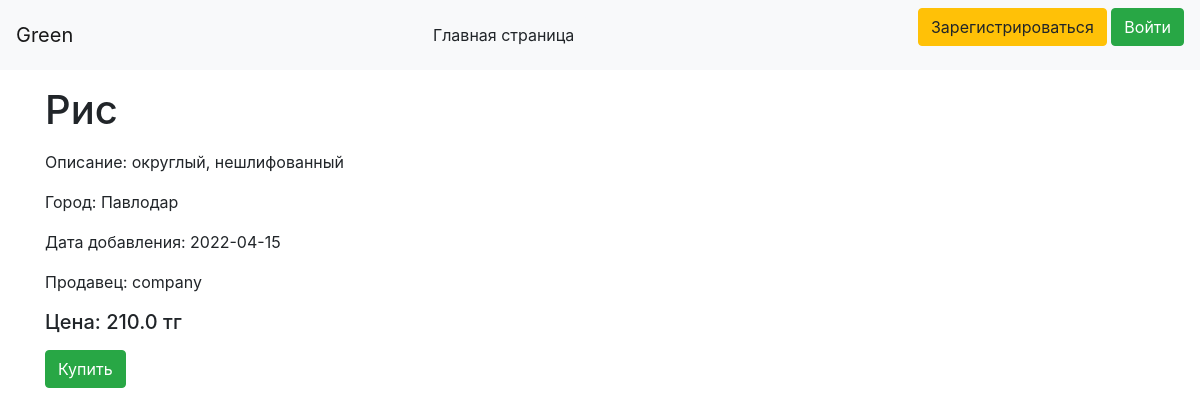
The app's page /products/2 with its own data.
### data/product.py (models this page shows)
class Products(SqlAlchemyBase):
    __tablename__ = 'products'
    id = sqlalchemy.Column(sqlalchemy.Integer,
                           primary_key=True, autoincrement=True)
    title = sqlalchemy.Column(sqlalchemy.String, nullable=True)
    description = sqlalchemy.Column(sqlalchemy.String, nullable=True)
    city = sqlalchemy.Column(sqlalchemy.String, nullable=True)
    price = sqlalchemy.Column(sqlalchemy.Float, nullable=True)
    created_date = sqlalchemy.Column(sqlalchemy.String, nullable=False)
    company_id = sqlalchemy.Column(sqlalchemy.Integer,
                                   sqlalchemy.ForeignKey("users.id"))
    company = orm.relation('User')

### data/users.py (models this page shows, shortened)
class User(SqlAlchemyBase, UserMixin, SerializerMixin):
    __tablename__ = 'users'
    id = sqlalchemy.Column(sqlalchemy.Integer,
                           primary_key=True, autoincrement=True)
    login = sqlalchemy.Column(sqlalchemy.String, nullable=True)
    email = sqlalchemy.Column(sqlalchemy.String,
                              index=True, unique=True, nullable=True)
    hashed_password = sqlalchemy.Column(sqlalchemy.String, nullable=True)
    created_date = sqlalchemy.Column(sqlalchemy.DateTime,
                                     default=datetime.datetime.now)
    is_company = sqlalchemy.Column(sqlalchemy.Boolean)

### data/products_blueprint.py (the view)
@blueprint.route('/products/<int:id>')
def open_product(id):
    global product_list
    product_list.clear()
    db_sess = db_session.create_session()
    products = db_sess.query(Products).get(id)
    users = db_sess.query(User).get(products.company_id)
    product_list.append(products.title)
    product_list.append(str(datetime.datetime.now())[0:10])
    if not products:
        return jsonify({'error': 'Not found'})
    return render_template('one_product.html', products=products, users=users)

### data/db_session.py (called while the page is built)
def create_session() -> Session:
    global __factory
    return __factory()

### templates/one_product.html (shortened to what this page needs)
{% extends "base.html" %}
{% block content %}
<p><h1>{{ products.title }}</h1><p>
<div>
    <p>Описание: {{ products.description }}
</div>
<div>
    <p>Город: {{ products.city }}
</div>
<div>
    <p>Дата добавления: {{ products.created_date[0:10] }}
</div>
<div>
    <p>Продавец: {{ users.login }}
</div>
<div>
    <p><h5>Цена: {{ products.price }} тг</h5>
</div>
{% if current_user.is_company != True %}
<div><a class="btn btn-success" href="/add_to_basket">Купить</a></div>
{% endif %}
{% endblock %}

### records on screen
Products: title "Рис", description "округлый, нешлифованный", city "Павлодар", created_date "2022-04-15", price "210.0"
User: login "company"
